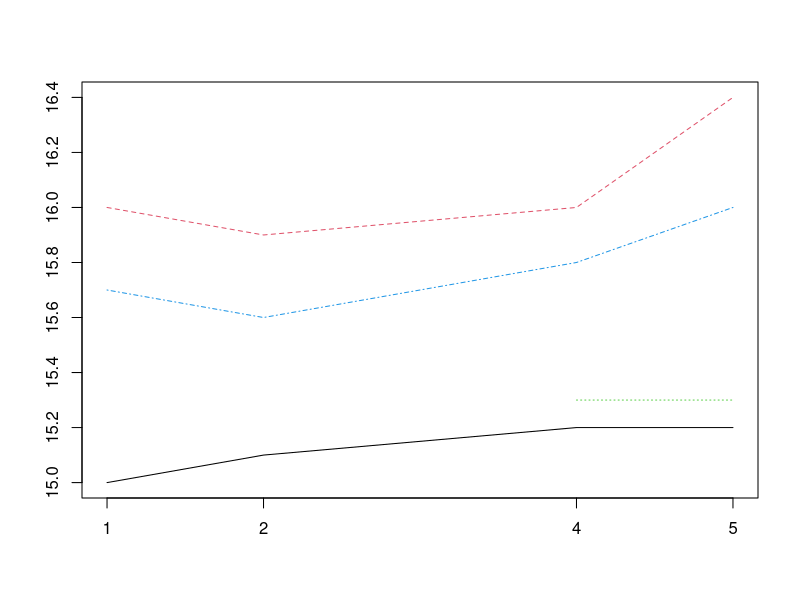

This figure's R source: (Note: this script raises an error after producing the figure.)
## ---- chunk 1
knitr::opts_chunk$set(echo=TRUE, comment=NA, error=TRUE, warning=FALSE, message = FALSE,
fig.align = 'center')
## ---- chunk 2
setClass(Class = "Trajectories",
           representation=representation(
           times = "numeric",
           traj  = "matrix"
))

## ---- chunk 3
new(Class="Trajectories")
## ---- chunk 4
new(Class="Trajectories", times=c(1,3,4))
## ---- chunk 5
new(Class="Trajectories",times=c(1,3),traj=matrix(1:4,ncol=2))
## ---- chunk 6
trajPitie <- new(Class="Trajectories")
trajCochin <- new(Class= "Trajectories",
                 times=c(1,3,4,5),
                 traj=rbind (
                 c(15,15.1, 15.2, 15.2),
                 c(16,15.9, 16,16.4),
                 c(15.2, NA, 15.3, 15.3),
                 c(15.7, 15.6, 15.8, 16)
 ))

## ---- chunk 7
trajStAnne <- new(Class= "Trajectories",
             times=c(1: 10, (6: 16) *2),
             traj=rbind(
                matrix (seq (16,19, length=21), ncol=21, nrow=50, byrow=TRUE),
                matrix (seq (15.8, 18, length=21), ncol=21, nrow=30, byrow=TRUE)
             )+rnorm (21*80,0,0.2)
 )

## ---- chunk 8
trajCochin@times
## ---- chunk 9
trajCochin@times <- c(1,2,4,5)
trajCochin
## ---- chunk 10
setClass(Class = "TrajectoriesBis", 
         representation=representation(
             time = "numeric",
             traj = "matrix"
         ),
         prototype=prototype(
            time = 1,
            traj = matrix (0)
 ) )
## ---- chunk 11
identical(numeric(),integer())
## ---- chunk 12
slotNames("Trajectories")
## ---- chunk 13
getSlots ("Trajectories")
## ---- chunk 14
getClass ("Trajectories")
## ---- chunk 15
setMethod("plot",
     signature = "Trajectories", function (x, y,...) {
        matplot(x@times,t(x@traj),xaxt="n",type="l",ylab= "", xlab="", pch=1)
        axis(1,at=x@times)
})
## ---- chunk 16
plot(trajCochin)
## ---- chunk 17
setMethod ("print","Trajectories", function(x,...) {
    cat("*** Class Trajectories, method Print *** \n")
    cat("* Times ="); print (x@times)
    cat("* Traj = \n"); print (x@traj)
    cat("******* End Print (trajectories) ******* \n")
})

## ---- chunk 18
print(trajCochin)
## ---- chunk 19
print(trajStAnne)
## ---- chunk 20
setMethod("show","Trajectories", function(object) {
    cat("*** Class Trajectories, method Show *** \n")
    cat("* Times ="); print(object@times)
    nrowShow <- min(10, nrow(object@traj))
    ncolShow <- min(10, ncol(object@traj))
    cat("* Traj (limited to a matrix 10x10) = \n")
    print(formatC(object@traj[1:nrowShow,1:ncolShow]),quote=FALSE)
    cat("******* End Show (trajectories) ******* \n")
 })
## ---- chunk 21
trajStAnne
## ---- chunk 22
new("Trajectories")
## ---- chunk 23
setMethod("show","Trajectories", function(object){
     cat("*** Class Trajectories, method Show *** \n")
     cat("* Times = "); print (object@times)
     
     nrowShow <- min(10,nrow(object@traj))
     ncolShow <- min(10,ncol(object@traj))
     cat("* Traj (limited to a matrix 10x10) = \n")
     
     if(length(object@traj) != 0){
        print(formatC(object@traj[1:nrowShow,1:ncolShow]),quote=FALSE)
     } else {}
        cat("******* End Show (trajectories) ******* \n")
 }
 )
## ---- chunk 24
new("Trajectories")
